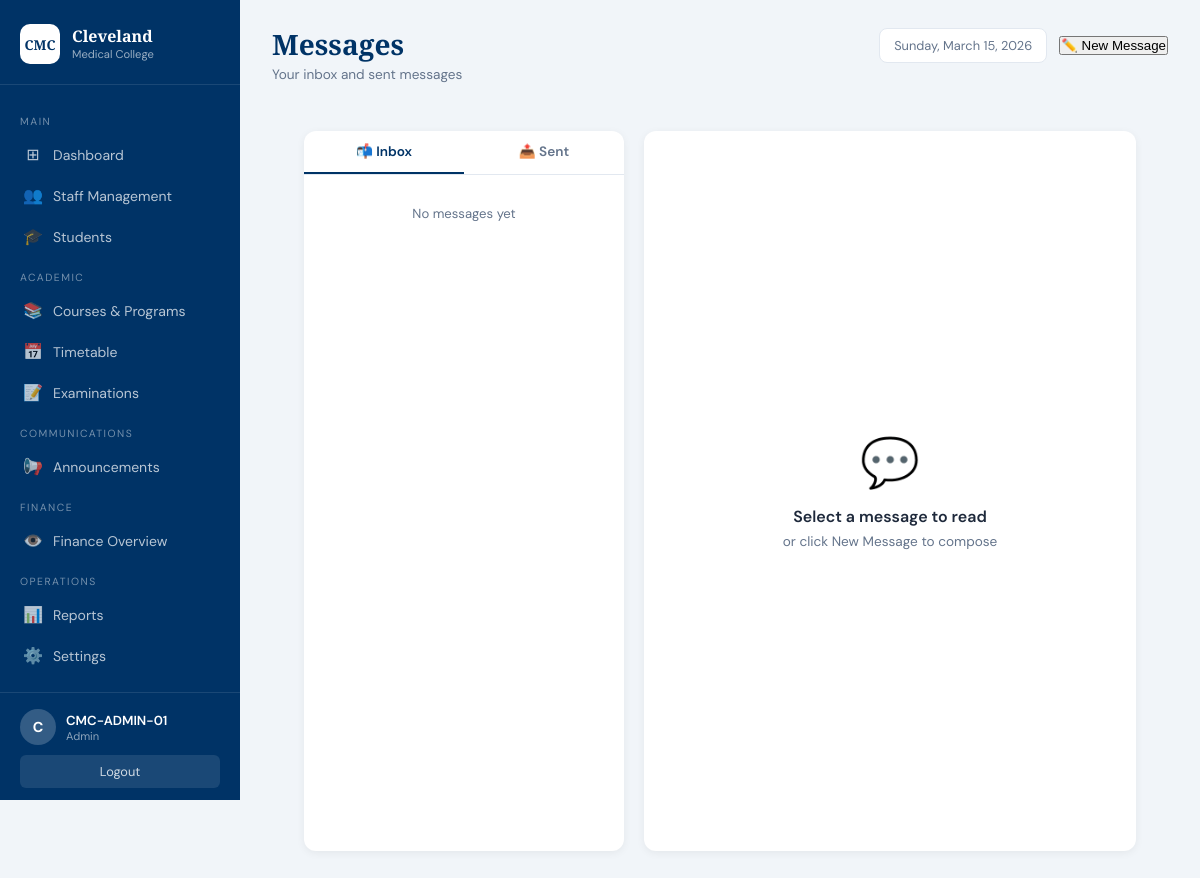
The page /messages (signed in) on the database as committed earlier.
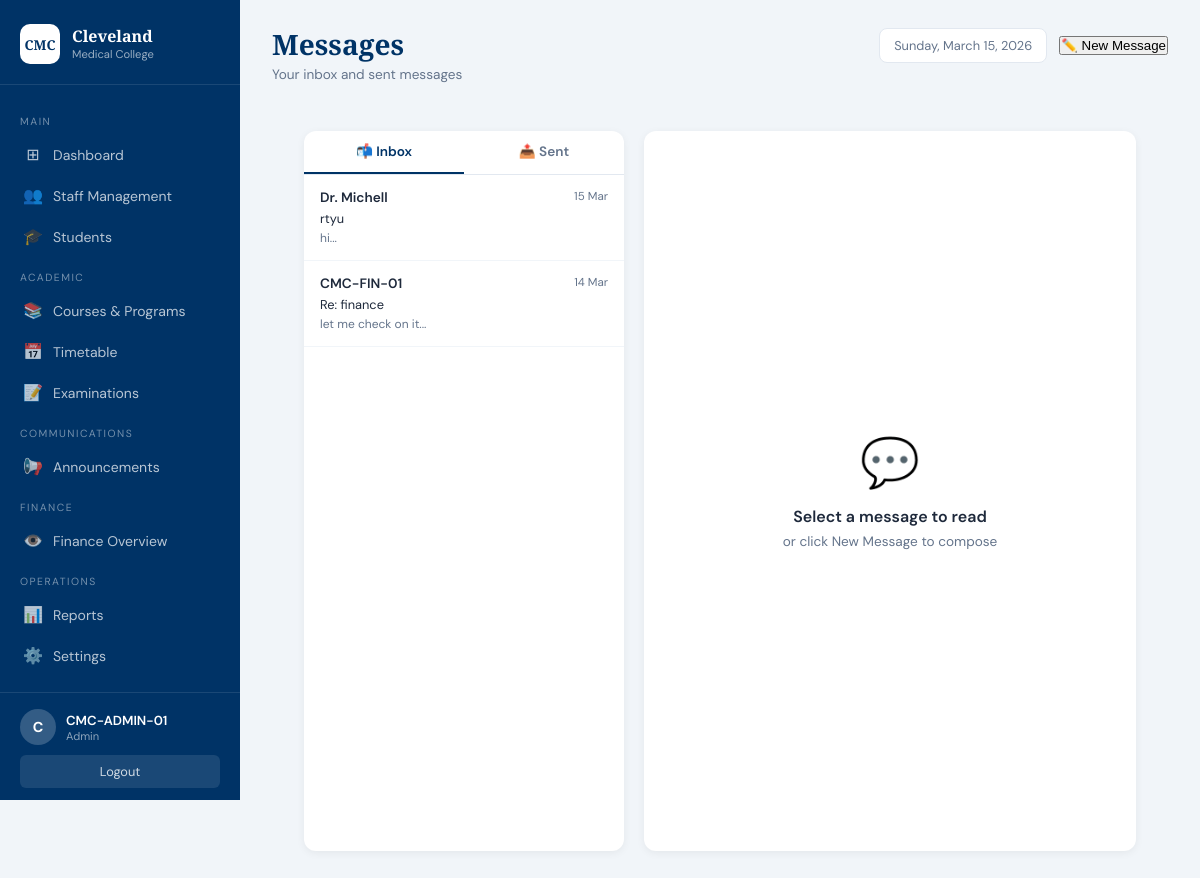
The same page on the database as committed later.
### backend/app.py (models this page shows)
class Message(db.Model):
    __tablename__ = 'messages'
    id          = db.Column(db.Integer,     primary_key=True)
    sender_id   = db.Column(db.String(100), nullable=False)
    sender_name = db.Column(db.String(200), nullable=False)
    receiver_id = db.Column(db.String(100), nullable=False)
    subject     = db.Column(db.String(200), nullable=False)
    body        = db.Column(db.Text,        nullable=False)
    is_read     = db.Column(db.Boolean,     default=False)
    date_sent   = db.Column(db.DateTime,    default=eat_now)
    reply_to    = db.Column(db.Integer,     db.ForeignKey('messages.id'), nullable=True)

### backend/app.py (the view)
@app.route('/messages')
def messages():
    if not session.get('username'):
        return redirect(url_for('staff_login'))
    username = session.get('username')
    role     = session.get('role')
    inbox    = Message.query.filter_by(receiver_id=username).order_by(Message.date_sent.desc()).all()
    sent     = Message.query.filter_by(sender_id=username).order_by(Message.date_sent.desc()).all()
    unread   = Message.query.filter_by(receiver_id=username, is_read=False).count()
    auto_to  = request.args.get('to', '')
    if role == 'admin':
        contacts = Staff.query.filter(
            Staff.role.in_(['finance', 'front_office']),
            Staff.staff_id != username).all()
    elif role in ['finance', 'front_office']:
        contacts = Staff.query.filter_by(role='admin').all()
    else:
        contacts = []
    auto_contact = None
    if auto_to == 'finance':
        auto_contact = Staff.query.filter_by(role='finance').first()
    return render_template('messages.html',
        inbox=inbox, sent=sent, unread=unread,
        contacts=contacts, auto_contact=auto_contact)

### backend/app.py (called while the page is built)
@app.context_processor
def inject_unread():
    if session.get('username'):
        unread = Message.query.filter_by(
            receiver_id = session.get('username'),
            is_read     = False
        ).count()
        return {'unread_messages': unread}
    return {'unread_messages': 0}

### frontend/templates/messages.html (shortened to what this page needs)
<!DOCTYPE html>
<html lang="en">
<head>
    <link rel="stylesheet" href="{{ url_for('static', filename='css/admin_dashboard.css') }}">
</head>
<body>
<aside class="sidebar">
    <div class="sidebar-brand">
        <div class="brand-icon">CMC</div>
        <div><div class="brand-name">Cleveland</div><div class="brand-sub">Medical College</div></div>
    </div>
    <nav class="sidebar-nav">
        {% if session.get('role') == 'admin' %}
        <div class="nav-section-label">Main</div>
        <a href="{{ url_for('admin_dashboard') }}" class="nav-item"><span class="nav-icon">⊞</span> Dashboard</a>
        <a href="{{ url_for('manage_staff') }}" class="nav-item"><span class="nav-icon">👥</span> Staff Management</a>
        <a href="{{ url_for('students') }}" class="nav-item"><span class="nav-icon">🎓</span> Students</a>
        <div class="nav-section-label">Academic</div>
        <a href="{{ url_for('courses') }}" class="nav-item"><span class="nav-icon">📚</span> Courses & Programs</a>
        <a href="{{ url_for('timetable') }}" class="nav-item"><span class="nav-icon">📅</span> Timetable</a>
        <a href="{{ url_for('examinations') }}" class="nav-item"><span class="nav-icon">📝</span> Examinations</a>
        <div class="nav-section-label">Communications</div>
        <a href="{{ url_for('announcements') }}" class="nav-item"><span class="nav-icon">📢</span> Announcements</a>
        <div class="nav-section-label">Finance</div>
        <a href="{{ url_for('finance_overview') }}" class="nav-item"><span class="nav-icon">👁️</span> Finance Overview</a>
        <div class="nav-section-label">Operations</div>
        <a href="{{ url_for('reports') }}" class="nav-item"><span class="nav-icon">📊</span> Reports</a>
        <a href="{{ url_for('settings') }}" class="nav-item"><span class="nav-icon">⚙️</span> Settings</a>
        {% endif %}
    </nav>
    <div class="sidebar-footer">
        <div class="user-info">
            <div class="user-avatar">{{ session.get('full_name', session.get('username','U'))[0] }}</div>
            <div>
                <div class="user-name">{{ session.get('full_name', session.get('username')) }}</div>
                <div class="user-role">{{ session.get('role','') | replace('_',' ') | title }}</div>
            </div>
        </div>
        <a href="{{ url_for('logout') }}" class="logout-btn">Logout</a>
    </div>
</aside>
<main class="main">
    <header class="topbar">
        <div>
            <h1 class="page-title">Messages</h1>
            <p class="page-subtitle">Your inbox and sent messages</p>
        </div>
        <div style="display:flex; align-items:center; gap:12px;">
            <div class="date-badge" id="live-date"></div>
            <button class="btn-primary" onclick="showCompose()"
                    style="display:inline-flex; align-items:center; gap:6px;">
                ✏️ New Message
            </button>
        </div>
    </header>
    <div style="padding:20px 32px;">
        <div class="msg-layout">
            <div class="msg-sidebar">
                <div class="msg-tabs">
                    <div class="msg-tab active" onclick="switchTab('inbox', this)">
                        📬 Inbox
                    </div>
                    <div class="msg-tab" onclick="switchTab('sent', this)">📤 Sent</div>
                </div>
                <div class="msg-list" id="inbox-list">
                    {% for msg in inbox %}
                    <div class="msg-item {{ 'unread' if not msg.is_read else '' }}"
                         onclick="viewMessage(
                             {{ msg.id }},
                             '{{ msg.sender_name | replace("'", "\\'") }}',
                             '{{ msg.subject | replace("'", "\\'") }}',
                             '{{ msg.body | replace("'", "\\'") | replace("\n", "\\n") }}',
                             '{{ msg.date_sent.strftime("%d %b %Y %H:%M") }}',
                             {{ msg.id }},
                             '{{ msg.sender_id }}'
                         )">
                        <div class="msg-item-header">
                            <span class="msg-item-from">
                                {{ msg.sender_name }}
                            </span>
                            <span class="msg-item-date">{{ msg.date_sent.strftime('%d %b') }}</span>
                        </div>
                        <div class="msg-item-subject">{{ msg.subject }}</div>
                        <div class="msg-item-preview">{{ msg.body[:60] }}...</div>
                    </div>
                    {% else %}
                    <div class="empty-state" style="padding:30px; text-align:center;">
                        No messages yet
                    </div>
                    {% endfor %}
                </div>
            </div>
            <div class="msg-main">
                <div class="welcome-panel" id="welcome-panel">
                    <div style="font-size:3rem; margin-bottom:12px;">💬</div>
                    <div style="font-size:1rem; font-weight:600; color:var(--text);">
                        Select a message to read
                    </div>
                    <div style="font-size:0.85rem; color:var(--muted); margin-top:6px;">
                        or click New Message to compose
                    </div>
                </div>
            </div>
        </div>
    </div>
</main>
</body>
</html>

### frontend/static/css/admin_dashboard.css (style rules this page uses)
*, *::before, *::after { box-sizing: border-box; margin: 0; padding: 0; }
:root { --navy: #003366; --navy-lt: #0a4a8a; --red: #c0392b; --green: #1a7a4a; --orange: #d35400; --teal: #0e7490; --purple: #6d28d9; --bg: #f1f5f9; --white: #ffffff; --text: #1e293b; --muted: #64748b; --border: #e2e8f0; --sidebar-w: 240px; }
body { font-family: 'DM Sans', sans-serif; background: var(--bg); color: var(--text); display: flex; min-height: 100vh; }
.sidebar { width: var(--sidebar-w); background: var(--navy); color: white; display: flex; flex-direction: column; position: fixed; top: 0; left: 0; height: 100vh; overflow-y: auto; z-index: 100; }
.sidebar-brand { display: flex; align-items: center; gap: 12px; padding: 24px 20px 20px; border-bottom: 1px solid rgba(255,255,255,0.1); }
.brand-icon { background: white; color: var(--navy); font-family: 'Playfair Display', serif; font-weight: 700; font-size: 0.85rem; width: 40px; height: 40px; border-radius: 10px; display: flex; align-items: center; justify-content: center; flex-shrink: 0; }
.brand-name { font-family: 'Playfair Display', serif; font-size: 1rem; font-weight: 600; line-height: 1.2; }
.brand-sub { font-size: 0.7rem; opacity: 0.6; }
.sidebar-nav { flex: 1; padding: 16px 0; }
.nav-section-label { font-size: 0.65rem; text-transform: uppercase; letter-spacing: 1.5px; opacity: 0.45; padding: 14px 20px 6px; }
.nav-item { display: flex; align-items: center; gap: 10px; padding: 10px 20px; color: rgba(255,255,255,0.72); text-decoration: none; font-size: 0.875rem; font-weight: 400; transition: all .18s; border-left: 3px solid transparent; }
.nav-icon { font-size: 1rem; width: 20px; text-align: center; }
.sidebar-footer { border-top: 1px solid rgba(255,255,255,0.1); padding: 16px 20px; }
.user-info { display: flex; align-items: center; gap: 10px; margin-bottom: 10px; }
.user-avatar { width: 36px; height: 36px; background: rgba(255,255,255,0.2); border-radius: 50%; display: flex; align-items: center; justify-content: center; font-weight: 700; font-size: 0.9rem; flex-shrink: 0; }
.user-name { font-size: 0.82rem; font-weight: 600; }
.user-role { font-size: 0.7rem; opacity: 0.55; }
.logout-btn { display: block; text-align: center; background: rgba(255,255,255,0.1); color: rgba(255,255,255,0.8); text-decoration: none; padding: 8px; border-radius: 6px; font-size: 0.8rem; transition: background .18s; }
.main { margin-left: var(--sidebar-w); flex: 1; padding: 28px 32px; min-height: 100vh; }
.topbar { display: flex; justify-content: space-between; align-items: flex-start; margin-bottom: 28px; }
.page-title { font-family: 'Playfair Display', serif; font-size: 1.75rem; color: var(--navy); line-height: 1.2; }
.page-subtitle { font-size: 0.85rem; color: var(--muted); margin-top: 4px; }
.date-badge { background: white; border: 1px solid var(--border); padding: 8px 14px; border-radius: 8px; font-size: 0.8rem; color: var(--muted); }

### frontend/templates/messages.html (style rules this page uses)
.msg-layout { display: grid; grid-template-columns: 320px 1fr; gap: 20px; height: calc(100vh - 80px); }
.msg-sidebar { background: white; border-radius: 12px; box-shadow: 0 2px 8px rgba(0,0,0,0.06); display: flex; flex-direction: column; overflow: hidden; }
.msg-tabs { display: flex; border-bottom: 1px solid var(--border); }
.msg-tab { flex: 1; padding: 12px; text-align: center; font-size: 0.85rem; font-weight: 600; cursor: pointer; color: var(--muted); border-bottom: 2px solid transparent; transition: all 0.2s; }
.msg-tab.active { color: var(--navy); border-bottom-color: var(--navy); }
.msg-list { flex: 1; overflow-y: auto; }
.msg-item { padding: 14px 16px; border-bottom: 1px solid #f1f5f9; cursor: pointer; transition: background 0.15s; }
.msg-item-header { display: flex; justify-content: space-between; margin-bottom: 4px; }
.msg-item-from { font-size: 0.85rem; font-weight: 600; color: var(--text); }
.msg-item-date { font-size: 0.72rem; color: var(--muted); }
.msg-item-subject { font-size: 0.8rem; color: var(--text); margin-bottom: 3px; }
.msg-item-preview { font-size: 0.75rem; color: var(--muted); white-space: nowrap; overflow: hidden; text-overflow: ellipsis; }
.msg-main { background: white; border-radius: 12px; box-shadow: 0 2px 8px rgba(0,0,0,0.06); display: flex; flex-direction: column; overflow: hidden; }
.welcome-panel { flex: 1; display: flex; align-items: center; justify-content: center; flex-direction: column; color: var(--muted); }

Rows that differ between the two databases and show on the page:
added Message: sender_name "Dr. Michell", date_sent "15 Mar", subject "rtyu", body "hi"
added Message: sender_name "CMC-FIN-01", date_sent "14 Mar", subject "Re: finance", body "let me check on it"
Other text that changed with them:
text no longer shown: "No messages yet"
